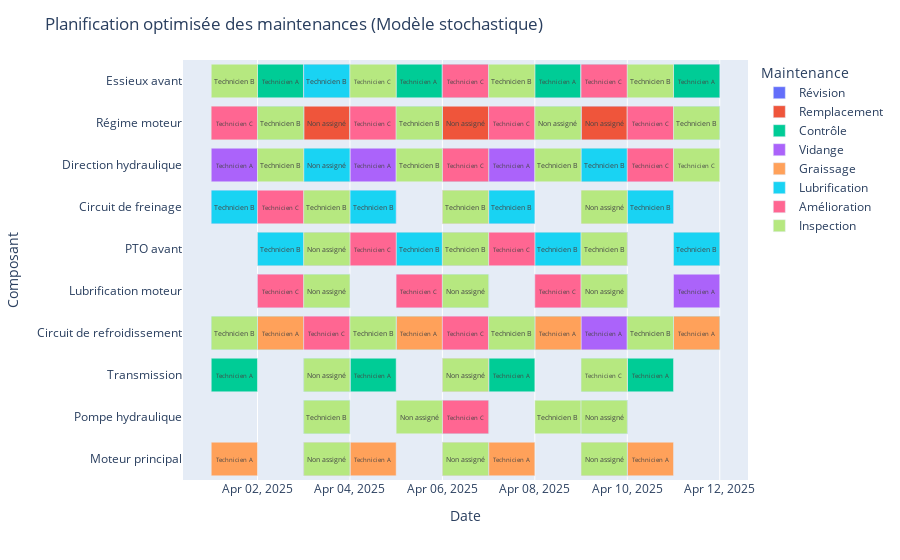

The notebook cell saved with this chart:
### Code cell
import pandas as pd
import plotly.express as px

# On prépare les données "type Gantt enrichi"
gantt_data = []

for e in E:
    for s in S:
        for t in T:
            if pulp.value(z[(e, s, t)]) > 0.5:
                # Chercher le technicien affecté (x=1)
                assigned_techs = [p for p in P if pulp.value(x[(e, s, p, t)]) > 0.5]
                tech_str = ", ".join(assigned_techs) if assigned_techs else "Non assigné"
                
                gantt_data.append({
                    'Composant': e,
                    'Maintenance': s,
                    'Technicien': tech_str,
                    'Jour': t,
                    'Start': pd.Timestamp('2025-04-01') + pd.to_timedelta(t - 1, unit='D'),
                    'Finish': pd.Timestamp('2025-04-01') + pd.to_timedelta(t, unit='D')
                })

# DataFrame Gantt
df_gantt = pd.DataFrame(gantt_data)

# Créer le Gantt interactif
fig = px.timeline(
    df_gantt,
    x_start="Start",
    x_end="Finish",
    y="Composant",
    color="Maintenance",
    text="Technicien",
    category_orders={"Composant": list(reversed(df_gantt['Composant'].unique()))}
)

# Ajustements
fig.update_yaxes(title="Composant")
fig.update_xaxes(title="Date")
fig.update_layout(
    title="Planification optimisée des maintenances (Modèle stochastique)",
    legend_title="Maintenance",
    xaxis_tickformat='%b %d, %Y'
)

# Afficher le texte dans les barres
fig.update_traces(insidetextanchor="middle", textposition='inside', textfont_size=10)

# Affichage interactif
fig.show()

### Figure 1 — Plotly figure (JSON) as saved in the notebook; plotly's stock layout.template omitted (floating-point values rounded to 4 significant figures)
{"data": [{"base": ["2025-04-03T00:00:00.000000000", "2025-04-06T00:00:00.000000000", "2025-04-09T00:00:00.000000000", "2025-04-03T00:00:00.000000000", "2025-04-06T00:00:00.000000000", "2025-04-09T00:00:00.000000000", "2025-04-03T00:00:00.000000000", "2025-04-06T00:00:00.000000000", "2025-04-09T00:00:00.000000000", "2025-04-03T00:00:00.000000000", "2025-04-06T00:00:00.000000000", "2025-04-08T00:00:00.000000000", "2025-04-11T00:00:00.000000000", "2025-04-03T00:00:00.000000000", "2025-04-06T00:00:00.000000000", "2025-04-09T00:00:00.000000000", "2025-04-03T00:00:00.000000000", "2025-04-06T00:00:00.000000000", "2025-04-09T00:00:00.000000000", "2025-04-03T00:00:00.000000000", "2025-04-06T00:00:00.000000000", "2025-04-09T00:00:00.000000000", "2025-04-03T00:00:00.000000000", "2025-04-06T00:00:00.000000000", "2025-04-09T00:00:00.000000000", "2025-04-01T00:00:00.000000000", "2025-04-04T00:00:00.000000000", "2025-04-07T00:00:00.000000000", "2025-04-09T00:00:00.000000000", "2025-04-03T00:00:00.000000000", "2025-04-06T00:00:00.000000000", "2025-04-08T00:00:00.000000000", "2025-04-11T00:00:00.000000000"], "hovertemplate": "Maintenance=Révision<br>Start=%{base}<br>Finish=%{x}<br>Composant=%{y}<br>Technicien=%{text}<extra></extra>", "insidetextanchor": "middle", "legendgroup": "Révision", "marker": {"color": "#636efa", "pattern": {"shape": ""}}, "name": "Révision", "orientation": "h", "showlegend": true, "text": ["Non assigné", "Non assigné", "Non assigné", "Technicien C", "Technicien C", "Non assigné", "Non assigné", "Non assigné", "Technicien B", "Non assigné", "Non assigné", "Non assigné", "Technicien B", "Technicien C", "Technicien C", "Non assigné", "Non assigné", "Non assigné", "Technicien C", "Non assigné", "Non assigné", "Non assigné", "Non assigné", "Non assigné", "Non assigné", "Technicien C", "Technicien B", "Non assigné", "Non assigné", "Non assigné", "Non assigné", "Non assigné", "Technicien C"], "textfont": {"size": 10}, "textposition": "inside", "type": "bar", "x": [86400000, 86400000, 86400000, 86400000, 86400000, 86400000, 86400000, 86400000, 86400000, 86400000, 86400000, 86400000, 86400000, 86400000, 86400000, 86400000, 86400000, 86400000, 86400000, 86400000, 86400000, 86400000, 86400000, 86400000, 86400000, 86400000, 86400000, 86400000, 86400000, 86400000, 86400000, 86400000, 86400000], "xaxis": "x", "y": ["Moteur principal", "Moteur principal", "Moteur principal", "Pompe hydraulique", "Pompe hydraulique", "Pompe hydraulique", "Transmission", "Transmission", "Transmission", "Circuit de refroidissement", "Circuit de refroidissement", "Circuit de refroidissement", "Circuit de refroidissement", "Lubrification moteur", "Lubrification moteur", "Lubrification moteur", "PTO avant", "PTO avant", "PTO avant", "Circuit de freinage", "Circuit de freinage", "Circuit de freinage", "Direction hydraulique", "Direction hydraulique", "Direction hydraulique", "Régime moteur", "Régime moteur", "Régime moteur", "Régime moteur", "Essieux avant", "Essieux avant", "Essieux avant", "Essieux avant"], "yaxis": "y"}, {"base": ["2025-04-03T00:00:00.000000000", "2025-04-06T00:00:00.000000000", "2025-04-09T00:00:00.000000000", "2025-04-03T00:00:00.000000000", "2025-04-06T00:00:00.000000000", "2025-04-09T00:00:00.000000000", "2025-04-03T00:00:00.000000000", "2025-04-06T00:00:00.000000000", "2025-04-09T00:00:00.000000000", "2025-04-03T00:00:00.000000000", "2025-04-06T00:00:00.000000000", "2025-04-09T00:00:00.000000000", "2025-04-03T00:00:00.000000000", "2025-04-06T00:00:00.000000000", "2025-04-09T00:00:00.000000000", "2025-04-03T00:00:00.000000000", "2025-04-06T00:00:00.000000000", "2025-04-09T00:00:00.000000000", "2025-04-03T00:00:00.000000000", "2025-04-06T00:00:00.000000000", "2025-04-09T00:00:00.000000000", "2025-04-03T00:00:00.000000000", "2025-04-06T00:00:00.000000000", "2025-04-09T00:00:00.000000000", "2025-04-03T00:00:00.000000000", "2025-04-06T00:00:00.000000000", "2025-04-09T00:00:00.000000000", "2025-04-03T00:00:00.000000000", "2025-04-06T00:00:00.000000000", "2025-04-09T00:00:00.000000000"], "hovertemplate": "Maintenance=Remplacement<br>Start=%{base}<br>Finish=%{x}<br>Composant=%{y}<br>Technicien=%{text}<extra></extra>", "insidetextanchor": "middle", "legendgroup": "Remplacement", "marker": {"color": "#EF553B", "pattern": {"shape": ""}}, "name": "Remplacement", "orientation": "h", "showlegend": true, "text": ["Non assigné", "Non assigné", "Technicien C", "Non assigné", "Technicien C", "Non assigné", "Non assigné", "Non assigné", "Non assigné", "Non assigné", "Non assigné", "Non assigné", "Non assigné", "Non assigné", "Non assigné", "Technicien C", "Non assigné", "Non assigné", "Non assigné", "Non assigné", "Non assigné", "Technicien C", "Non assigné", "Non assigné", "Non assigné", "Non assigné", "Non assigné", "Non assigné", "Technicien C", "Technicien C"], "textfont": {"size": 10}, "textposition": "inside", "type": "bar", "x": [86400000, 86400000, 86400000, 86400000, 86400000, 86400000, 86400000, 86400000, 86400000, 86400000, 86400000, 86400000, 86400000, 86400000, 86400000, 86400000, 86400000, 86400000, 86400000, 86400000, 86400000, 86400000, 86400000, 86400000, 86400000, 86400000, 86400000, 86400000, 86400000, 86400000], "xaxis": "x", "y": ["Moteur principal", "Moteur principal", "Moteur principal", "Pompe hydraulique", "Pompe hydraulique", "Pompe hydraulique", "Transmission", "Transmission", "Transmission", "Circuit de refroidissement", "Circuit de refroidissement", "Circuit de refroidissement", "Lubrification moteur", "Lubrification moteur", "Lubrification moteur", "PTO avant", "PTO avant", "PTO avant", "Circuit de freinage", "Circuit de freinage", "Circuit de freinage", "Direction hydraulique", "Direction hydraulique", "Direction hydraulique", "Régime moteur", "Régime moteur", "Régime moteur", "Essieux avant", "Essieux avant", "Essieux avant"], "yaxis": "y"}, {"base": ["2025-04-03T00:00:00.000000000", "2025-04-06T00:00:00.000000000", "2025-04-09T00:00:00.000000000", "2025-04-03T00:00:00.000000000", "2025-04-06T00:00:00.000000000", "2025-04-09T00:00:00.000000000", "2025-04-01T00:00:00.000000000", "2025-04-04T00:00:00.000000000", "2025-04-07T00:00:00.000000000", "2025-04-10T00:00:00.000000000", "2025-04-02T00:00:00.000000000", "2025-04-05T00:00:00.000000000", "2025-04-08T00:00:00.000000000", "2025-04-11T00:00:00.000000000", "2025-04-03T00:00:00.000000000", "2025-04-06T00:00:00.000000000", "2025-04-09T00:00:00.000000000", "2025-04-03T00:00:00.000000000", "2025-04-06T00:00:00.000000000", "2025-04-09T00:00:00.000000000", "2025-04-03T00:00:00.000000000", "2025-04-06T00:00:00.000000000", "2025-04-09T00:00:00.000000000", "2025-04-03T00:00:00.000000000", "2025-04-06T00:00:00.000000000", "2025-04-09T00:00:00.000000000", "2025-04-01T00:00:00.000000000", "2025-04-04T00:00:00.000000000", "2025-04-07T00:00:00.000000000", "2025-04-10T00:00:00.000000000", "2025-04-02T00:00:00.000000000", "2025-04-05T00:00:00.000000000", "2025-04-08T00:00:00.000000000", "2025-04-11T00:00:00.000000000"], "hovertemplate": "Maintenance=Contrôle<br>Start=%{base}<br>Finish=%{x}<br>Composant=%{y}<br>Technicien=%{text}<extra></extra>", "insidetextanchor": "middle", "legendgroup": "Contrôle", "marker": {"color": "#00cc96", "pattern": {"shape": ""}}, "name": "Contrôle", "orientation": "h", "showlegend": true, "text": ["Non assigné", "Non assigné", "Non assigné", "Technicien A", "Technicien A", "Non assigné", "Technicien A", "Technicien A", "Technicien A", "Technicien A", "Technicien A", "Technicien A", "Technicien A", "Technicien A", "Non assigné", "Non assigné", "Non assigné", "Technicien A", "Non assigné", "Non assigné", "Non assigné", "Non assigné", "Technicien A", "Non assigné", "Technicien A", "Technicien A", "Technicien A", "Technicien A", "Technicien A", "Technicien A", "Technicien A", "Technicien A", "Technicien A", "Technicien A"], "textfont": {"size": 10}, "textposition": "inside", "type": "bar", "x": [86400000, 86400000, 86400000, 86400000, 86400000, 86400000, 86400000, 86400000, 86400000, 86400000, 86400000, 86400000, 86400000, 86400000, 86400000, 86400000, 86400000, 86400000, 86400000, 86400000, 86400000, 86400000, 86400000, 86400000, 86400000, 86400000, 86400000, 86400000, 86400000, 86400000, 86400000, 86400000, 86400000, 86400000], "xaxis": "x", "y": ["Moteur principal", "Moteur principal", "Moteur principal", "Pompe hydraulique", "Pompe hydraulique", "Pompe hydraulique", "Transmission", "Transmission", "Transmission", "Transmission", "Circuit de refroidissement", "Circuit de refroidissement", "Circuit de refroidissement", "Circuit de refroidissement", "Lubrification moteur", "Lubrification moteur", "Lubrification moteur", "PTO avant", "PTO avant", "PTO avant", "Circuit de freinage", "Circuit de freinage", "Circuit de freinage", "Direction hydraulique", "Direction hydraulique", "Direction hydraulique", "Régime moteur", "Régime moteur", "Régime moteur", "Régime moteur", "Essieux avant", "Essieux avant", "Essieux avant", "Essieux avant"], "yaxis": "y"}, {"base": ["2025-04-03T00:00:00.000000000", "2025-04-06T00:00:00.000000000", "2025-04-09T00:00:00.000000000", "2025-04-03T00:00:00.000000000", "2025-04-06T00:00:00.000000000", "2025-04-09T00:00:00.000000000", "2025-04-03T00:00:00.000000000", "2025-04-06T00:00:00.000000000", "2025-04-09T00:00:00.000000000", "2025-04-03T00:00:00.000000000", "2025-04-06T00:00:00.000000000", "2025-04-09T00:00:00.000000000", "2025-04-02T00:00:00.000000000", "2025-04-05T00:00:00.000000000", "2025-04-08T00:00:00.000000000", "2025-04-11T00:00:00.000000000", "2025-04-03T00:00:00.000000000", "2025-04-06T00:00:00.000000000", "2025-04-09T00:00:00.000000000", "2025-04-01T00:00:00.000000000", "2025-04-04T00:00:00.000000000", "2025-04-07T00:00:00.000000000", "2025-04-10T00:00:00.000000000", "2025-04-01T00:00:00.000000000", "2025-04-04T00:00:00.000000000", "2025-04-07T00:00:00.000000000", "2025-04-10T00:00:00.000000000", "2025-04-02T00:00:00.000000000", "2025-04-05T00:00:00.000000000", "2025-04-08T00:00:00.000000000", "2025-04-11T00:00:00.000000000", "2025-04-03T00:00:00.000000000", "2025-04-06T00:00:00.000000000", "2025-04-09T00:00:00.000000000"], "hovertemplate": "Maintenance=Vidange<br>Start=%{base}<br>Finish=%{x}<br>Composant=%{y}<br>Technicien=%{text}<extra></extra>", "insidetextanchor": "middle", "legendgroup": "Vidange", "marker": {"color": "#ab63fa", "pattern": {"shape": ""}}, "name": "Vidange", "orientation": "h", "showlegend": true, "text": ["Non assigné", "Non assigné", "Technicien A", "Non assigné", "Technicien A", "Non assigné", "Technicien A", "Non assigné", "Non assigné", "Non assigné", "Non assigné", "Technicien A", "Technicien A", "Technicien A", "Technicien A", "Technicien A", "Non assigné", "Technicien A", "Non assigné", "Technicien A", "Technicien A", "Technicien A", "Technicien A", "Technicien A", "Technicien A", "Technicien A", "Technicien A", "Technicien A", "Technicien A", "Technicien A", "Technicien A", "Technicien A", "Non assigné", "Non assigné"], "textfont": {"size": 10}, "textposition": "inside", "type": "bar", "x": [86400000, 86400000, 86400000, 86400000, 86400000, 86400000, 86400000, 86400000, 86400000, 86400000, 86400000, 86400000, 86400000, 86400000, 86400000, 86400000, 86400000, 86400000, 86400000, 86400000, 86400000, 86400000, 86400000, 86400000, 86400000, 86400000, 86400000, 86400000, 86400000, 86400000, 86400000, 86400000, 86400000, 86400000], "xaxis": "x", "y": ["Moteur principal", "Moteur principal", "Moteur principal", "Pompe hydraulique", "Pompe hydraulique", "Pompe hydraulique", "Transmission", "Transmission", "Transmission", "Circuit de refroidissement", "Circuit de refroidissement", "Circuit de refroidissement", "Lubrification moteur", "Lubrification moteur", "Lubrification moteur", "Lubrification moteur", "PTO avant", "PTO avant", "PTO avant", "Circuit de freinage", "Circuit de freinage", "Circuit de freinage", "Circuit de freinage", "Direction hydraulique", "Direction hydraulique", "Direction hydraulique", "Direction hydraulique", "Régime moteur", "Régime moteur", "Régime moteur", "Régime moteur", "Essieux avant", "Essieux avant", "Essieux avant"], "yaxis": "y"}, {"base": ["2025-04-01T00:00:00.000000000", "2025-04-04T00:00:00.000000000", "2025-04-07T00:00:00.000000000", "2025-04-10T00:00:00.000000000", "2025-04-03T00:00:00.000000000", "2025-04-06T00:00:00.000000000", "2025-04-09T00:00:00.000000000", "2025-04-03T00:00:00.000000000", "2025-04-06T00:00:00.000000000", "2025-04-09T00:00:00.000000000", "2025-04-02T00:00:00.000000000", "2025-04-05T00:00:00.000000000", "2025-04-08T00:00:00.000000000", "2025-04-11T00:00:00.000000000", "2025-04-03T00:00:00.000000000", "2025-04-06T00:00:00.000000000", "2025-04-09T00:00:00.000000000", "2025-04-02T00:00:00.000000000", "2025-04-05T00:00:00.000000000", "2025-04-08T00:00:00.000000000", "2025-04-11T00:00:00.000000000", "2025-04-03T00:00:00.000000000", "2025-04-06T00:00:00.000000000", "2025-04-09T00:00:00.000000000", "2025-04-03T00:00:00.000000000", "2025-04-06T00:00:00.000000000", "2025-04-09T00:00:00.000000000", "2025-04-01T00:00:00.000000000", "2025-04-04T00:00:00.000000000", "2025-04-07T00:00:00.000000000", "2025-04-10T00:00:00.000000000", "2025-04-03T00:00:00.000000000", "2025-04-06T00:00:00.000000000", "2025-04-09T00:00:00.000000000"], "hovertemplate": "Maintenance=Graissage<br>Start=%{base}<br>Finish=%{x}<br>Composant=%{y}<br>Technicien=%{text}<extra></extra>", "insidetextanchor": "middle", "legendgroup": "Graissage", "marker": {"color": "#FFA15A", "pattern": {"shape": ""}}, "name": "Graissage", "orientation": "h", "showlegend": true, "text": ["Technicien A", "Technicien A", "Technicien A", "Technicien A", "Non assigné", "Technicien A", "Non assigné", "Non assigné", "Non assigné", "Non assigné", "Technicien A", "Technicien A", "Technicien A", "Technicien A", "Non assigné", "Non assigné", "Non assigné", "Technicien A", "Technicien A", "Technicien A", "Technicien A", "Technicien A", "Non assigné", "Technicien A", "Non assigné", "Technicien A", "Non assigné", "Technicien A", "Technicien A", "Technicien A", "Technicien A", "Technicien A", "Non assigné", "Technicien A"], "textfont": {"size": 10}, "textposition": "inside", "type": "bar", "x": [86400000, 86400000, 86400000, 86400000, 86400000, 86400000, 86400000, 86400000, 86400000, 86400000, 86400000, 86400000, 86400000, 86400000, 86400000, 86400000, 86400000, 86400000, 86400000, 86400000, 86400000, 86400000, 86400000, 86400000, 86400000, 86400000, 86400000, 86400000, 86400000, 86400000, 86400000, 86400000, 86400000, 86400000], "xaxis": "x", "y": ["Moteur principal", "Moteur principal", "Moteur principal", "Moteur principal", "Pompe hydraulique", "Pompe hydraulique", "Pompe hydraulique", "Transmission", "Transmission", "Transmission", "Circuit de refroidissement", "Circuit de refroidissement", "Circuit de refroidissement", "Circuit de refroidissement", "Lubrification moteur", "Lubrification moteur", "Lubrification moteur", "PTO avant", "PTO avant", "PTO avant", "PTO avant", "Circuit de freinage", "Circuit de freinage", "Circuit de freinage", "Direction hydraulique", "Direction hydraulique", "Direction hydraulique", "Régime moteur", "Régime moteur", "Régime moteur", "Régime moteur", "Essieux avant", "Essieux avant", "Essieux avant"], "yaxis": "y"}, {"base": ["2025-04-03T00:00:00.000000000", "2025-04-06T00:00:00.000000000", "2025-04-09T00:00:00.000000000", "2025-04-03T00:00:00.000000000", "2025-04-06T00:00:00.000000000", "2025-04-09T00:00:00.000000000", "2025-04-03T00:00:00.000000000", "2025-04-06T00:00:00.000000000", "2025-04-09T00:00:00.000000000", "2025-04-01T00:00:00.000000000", "2025-04-04T00:00:00.000000000", "2025-04-07T00:00:00.000000000", "2025-04-10T00:00:00.000000000", "2025-04-03T00:00:00.000000000", "2025-04-06T00:00:00.000000000", "2025-04-09T00:00:00.000000000", "2025-04-02T00:00:00.000000000", "2025-04-05T00:00:00.000000000", "2025-04-08T00:00:00.000000000", "2025-04-11T00:00:00.000000000", "2025-04-01T00:00:00.000000000", "2025-04-04T00:00:00.000000000", "2025-04-07T00:00:00.000000000", "2025-04-10T00:00:00.000000000", "2025-04-03T00:00:00.000000000", "2025-04-06T00:00:00.000000000", "2025-04-09T00:00:00.000000000", "2025-04-02T00:00:00.000000000", "2025-04-05T00:00:00.000000000", "2025-04-08T00:00:00.000000000", "2025-04-11T00:00:00.000000000", "2025-04-03T00:00:00.000000000", "2025-04-06T00:00:00.000000000", "2025-04-09T00:00:00.000000000"], "hovertemplate": "Maintenance=Lubrification<br>Start=%{base}<br>Finish=%{x}<br>Composant=%{y}<br>Technicien=%{text}<extra></extra>", "insidetextanchor": "middle", "legendgroup": "Lubrification", "marker": {"color": "#19d3f3", "pattern": {"shape": ""}}, "name": "Lubrification", "orientation": "h", "showlegend": true, "text": ["Non assigné", "Non assigné", "Technicien B", "Non assigné", "Technicien B", "Non assigné", "Technicien B", "Non assigné", "Non assigné", "Technicien B", "Technicien B", "Technicien B", "Technicien B", "Non assigné", "Non assigné", "Non assigné", "Technicien B", "Technicien B", "Technicien B", "Technicien B", "Technicien B", "Technicien B", "Technicien B", "Technicien B", "Non assigné", "Technicien B", "Technicien B", "Technicien B", "Technicien B", "Technicien B", "Technicien B", "Technicien B", "Non assigné", "Non assigné"], "textfont": {"size": 10}, "textposition": "inside", "type": "bar", "x": [86400000, 86400000, 86400000, 86400000, 86400000, 86400000, 86400000, 86400000, 86400000, 86400000, 86400000, 86400000, 86400000, 86400000, 86400000, 86400000, 86400000, 86400000, 86400000, 86400000, 86400000, 86400000, 86400000, 86400000, 86400000, 86400000, 86400000, 86400000, 86400000, 86400000, 86400000, 86400000, 86400000, 86400000], "xaxis": "x", "y": ["Moteur principal", "Moteur principal", "Moteur principal", "Pompe hydraulique", "Pompe hydraulique", "Pompe hydraulique", "Transmission", "Transmission", "Transmission", "Circuit de refroidissement", "Circuit de refroidissement", "Circuit de refroidissement", "Circuit de refroidissement", "Lubrification moteur", "Lubrification moteur", "Lubrification moteur", "PTO avant", "PTO avant", "PTO avant", "PTO avant", "Circuit de freinage", "Circuit de freinage", "Circuit de freinage", "Circuit de freinage", "Direction hydraulique", "Direction hydraulique", "Direction hydraulique", "Régime moteur", "Régime moteur", "Régime moteur", "Régime moteur", "Essieux avant", "Essieux avant", "Essieux avant"], "yaxis": "y"}, {"base": ["2025-04-03T00:00:00.000000000", "2025-04-06T00:00:00.000000000", "2025-04-09T00:00:00.000000000", "2025-04-06T00:00:00.000000000", "2025-04-06T00:00:00.000000000", "2025-04-03T00:00:00.000000000", "2025-04-06T00:00:00.000000000", "2025-04-02T00:00:00.000000000", "2025-04-05T00:00:00.000000000", "2025-04-08T00:00:00.000000000", "2025-04-04T00:00:00.000000000", "2025-04-07T00:00:00.000000000", "2025-04-02T00:00:00.000000000", "2025-04-06T00:00:00.000000000", "2025-04-06T00:00:00.000000000", "2025-04-10T00:00:00.000000000", "2025-04-01T00:00:00.000000000", "2025-04-04T00:00:00.000000000", "2025-04-07T00:00:00.000000000", "2025-04-10T00:00:00.000000000", "2025-04-06T00:00:00.000000000", "2025-04-09T00:00:00.000000000"], "hovertemplate": "Maintenance=Amélioration<br>Start=%{base}<br>Finish=%{x}<br>Composant=%{y}<br>Technicien=%{text}<extra></extra>", "insidetextanchor": "middle", "legendgroup": "Amélioration", "marker": {"color": "#FF6692", "pattern": {"shape": ""}}, "name": "Amélioration", "orientation": "h", "showlegend": true, "text": ["Technicien C", "Technicien C", "Technicien C", "Technicien C", "Technicien C", "Technicien C", "Technicien C", "Technicien C", "Technicien C", "Technicien C", "Technicien C", "Technicien C", "Technicien C", "Technicien C", "Technicien C", "Technicien C", "Technicien C", "Technicien C", "Technicien C", "Technicien C", "Technicien C", "Technicien C"], "textfont": {"size": 10}, "textposition": "inside", "type": "bar", "x": [86400000, 86400000, 86400000, 86400000, 86400000, 86400000, 86400000, 86400000, 86400000, 86400000, 86400000, 86400000, 86400000, 86400000, 86400000, 86400000, 86400000, 86400000, 86400000, 86400000, 86400000, 86400000], "xaxis": "x", "y": ["Moteur principal", "Moteur principal", "Moteur principal", "Pompe hydraulique", "Transmission", "Circuit de refroidissement", "Circuit de refroidissement", "Lubrification moteur", "Lubrification moteur", "Lubrification moteur", "PTO avant", "PTO avant", "Circuit de freinage", "Circuit de freinage", "Direction hydraulique", "Direction hydraulique", "Régime moteur", "Régime moteur", "Régime moteur", "Régime moteur", "Essieux avant", "Essieux avant"], "yaxis": "y"}, {"base": ["2025-04-03T00:00:00.000000000", "2025-04-06T00:00:00.000000000", "2025-04-09T00:00:00.000000000", "2025-04-03T00:00:00.000000000", "2025-04-05T00:00:00.000000000", "2025-04-08T00:00:00.000000000", "2025-04-09T00:00:00.000000000", "2025-04-03T00:00:00.000000000", "2025-04-06T00:00:00.000000000", "2025-04-09T00:00:00.000000000", "2025-04-01T00:00:00.000000000", "2025-04-04T00:00:00.000000000", "2025-04-07T00:00:00.000000000", "2025-04-10T00:00:00.000000000", "2025-04-03T00:00:00.000000000", "2025-04-06T00:00:00.000000000", "2025-04-09T00:00:00.000000000", "2025-04-03T00:00:00.000000000", "2025-04-06T00:00:00.000000000", "2025-04-09T00:00:00.000000000", "2025-04-03T00:00:00.000000000", "2025-04-06T00:00:00.000000000", "2025-04-09T00:00:00.000000000", "2025-04-02T00:00:00.000000000", "2025-04-05T00:00:00.000000000", "2025-04-08T00:00:00.000000000", "2025-04-11T00:00:00.000000000", "2025-04-02T00:00:00.000000000", "2025-04-05T00:00:00.000000000", "2025-04-08T00:00:00.000000000", "2025-04-11T00:00:00.000000000", "2025-04-01T00:00:00.000000000", "2025-04-04T00:00:00.000000000", "2025-04-07T00:00:00.000000000", "2025-04-10T00:00:00.000000000"], "hovertemplate": "Maintenance=Inspection<br>Start=%{base}<br>Finish=%{x}<br>Composant=%{y}<br>Technicien=%{text}<extra></extra>", "insidetextanchor": "middle", "legendgroup": "Inspection", "marker": {"color": "#B6E880", "pattern": {"shape": ""}}, "name": "Inspection", "orientation": "h", "showlegend": true, "text": ["Non assigné", "Non assigné", "Non assigné", "Technicien B", "Non assigné", "Technicien B", "Non assigné", "Non assigné", "Non assigné", "Technicien C", "Technicien B", "Technicien B", "Technicien B", "Technicien B", "Non assigné", "Non assigné", "Non assigné", "Non assigné", "Technicien B", "Technicien B", "Technicien B", "Technicien B", "Non assigné", "Technicien B", "Technicien B", "Technicien B", "Technicien C", "Technicien B", "Technicien B", "Non assigné", "Technicien B", "Technicien B", "Technicien C", "Technicien B", "Technicien B"], "textfont": {"size": 10}, "textposition": "inside", "type": "bar", "x": [86400000, 86400000, 86400000, 86400000, 86400000, 86400000, 86400000, 86400000, 86400000, 86400000, 86400000, 86400000, 86400000, 86400000, 86400000, 86400000, 86400000, 86400000, 86400000, 86400000, 86400000, 86400000, 86400000, 86400000, 86400000, 86400000, 86400000, 86400000, 86400000, 86400000, 86400000, 86400000, 86400000, 86400000, 86400000], "xaxis": "x", "y": ["Moteur principal", "Moteur principal", "Moteur principal", "Pompe hydraulique", "Pompe hydraulique", "Pompe hydraulique", "Pompe hydraulique", "Transmission", "Transmission", "Transmission", "Circuit de refroidissement", "Circuit de refroidissement", "Circuit de refroidissement", "Circuit de refroidissement", "Lubrification moteur", "Lubrification moteur", "Lubrification moteur", "PTO avant", "PTO avant", "PTO avant", "Circuit de freinage", "Circuit de freinage", "Circuit de freinage", "Direction hydraulique", "Direction hydraulique", "Direction hydraulique", "Direction hydraulique", "Régime moteur", "Régime moteur", "Régime moteur", "Régime moteur", "Essieux avant", "Essieux avant", "Essieux avant", "Essieux avant"], "yaxis": "y"}], "layout": {"barmode": "overlay", "legend": {"title": {"text": "Maintenance"}, "tracegroupgap": 0}, "margin": {"t": 60}, "title": {"text": "Planification optimisée des maintenances (Modèle stochastique)"}, "xaxis": {"anchor": "y", "domain": [0, 1], "tickformat": "%b %d, %Y", "title": {"text": "Date"}, "type": "date"}, "yaxis": {"anchor": "x", "categoryarray": ["Moteur principal", "Pompe hydraulique", "Transmission", "Circuit de refroidissement", "Lubrification moteur", "PTO avant", "Circuit de freinage", "Direction hydraulique", "Régime moteur", "Essieux avant"], "categoryorder": "array", "domain": [0, 1], "title": {"text": "Composant"}}}}
